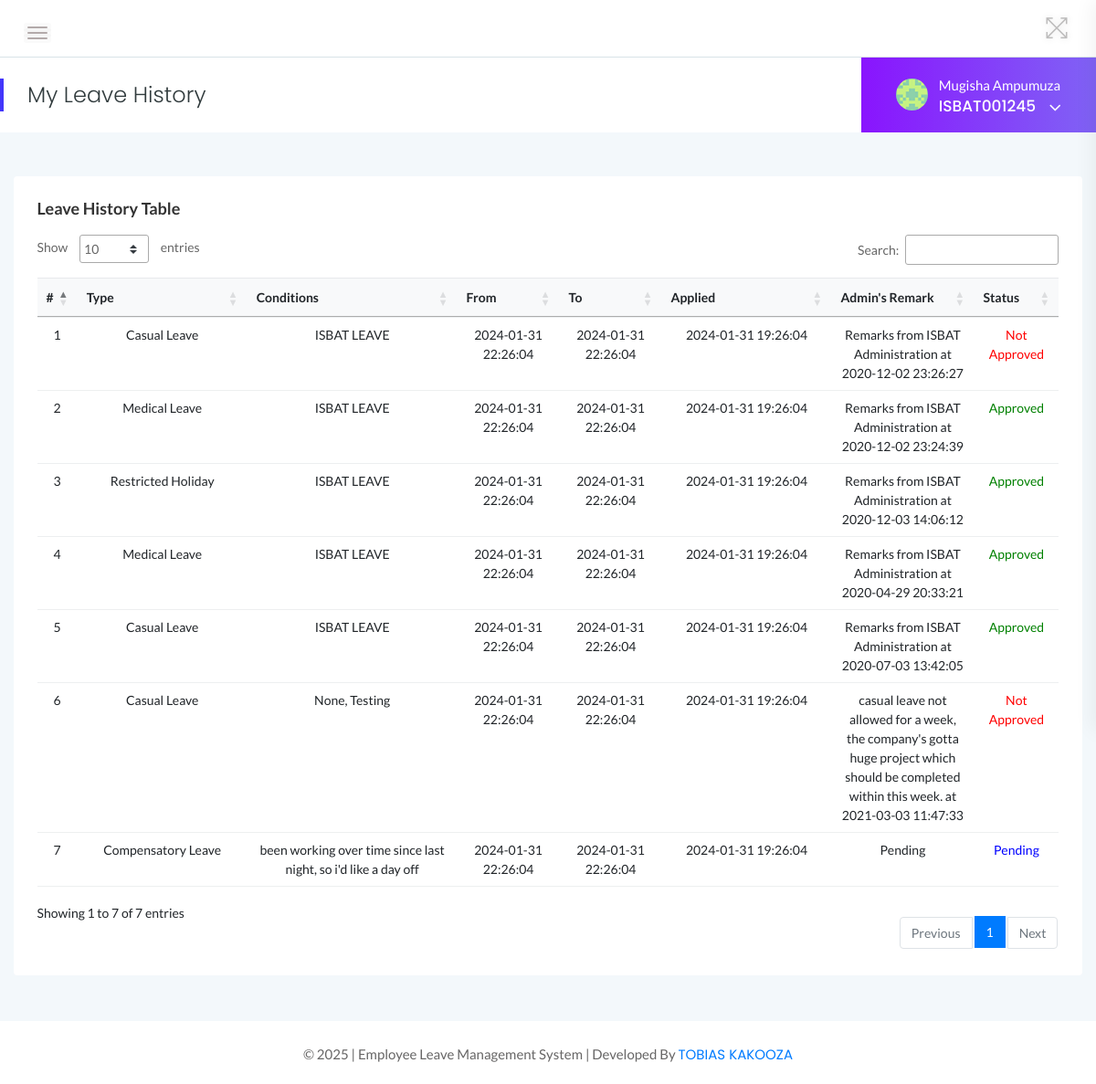
Screenshot of /employees/leave-history.php (signed in) with the database file from the repository.
### tables this page shows
CREATE TABLE `tblemployees` (
  `id` int(11) NOT NULL AUTO_INCREMENT,
  `EmpId` varchar(100) NOT NULL,
  `FirstName` varchar(150) NOT NULL,
  `LastName` varchar(150) NOT NULL,
  `EmailId` varchar(200) NOT NULL,
  `Password` varchar(180) NOT NULL,
  `Gender` varchar(100) NOT NULL,
  `Dob` varchar(100) NOT NULL,
  `Department` varchar(255) NOT NULL,
  `Address` varchar(255) NOT NULL,
  `City` varchar(200) NOT NULL,
  `Country` varchar(150) NOT NULL,
  `Phonenumber` char(11) NOT NULL,
  `Status` int(1) NOT NULL,
  `RegDate` timestamp NOT NULL DEFAULT current_timestamp(),
  PRIMARY KEY (`id`)
);

CREATE TABLE `tblleaves` (
  `id` int(11) NOT NULL AUTO_INCREMENT,
  `LeaveType` varchar(110) NOT NULL,
  `ToDate` varchar(120) NOT NULL,
  `FromDate` varchar(120) NOT NULL,
  `Description` mediumtext NOT NULL,
  `PostingDate` timestamp NOT NULL DEFAULT current_timestamp(),
  `AdminRemark` mediumtext DEFAULT NULL,
  `AdminRemarkDate` varchar(120) DEFAULT NULL,
  `Status` int(1) NOT NULL,
  `IsRead` int(1) NOT NULL,
  `empid` int(11) DEFAULT NULL,
  PRIMARY KEY (`id`),
  KEY `UserEmail` (`empid`)
);

### employees/leave-history.php (the view, shortened to what this page needs)
<?php
    include('includes/dbconn.php');
    if(strlen($_SESSION['emplogin'])==0){
    header('location:../index.php');
    }   else    {
 ?>
<!doctype html>
<html class="no-js" lang="en">
<head>
    <link rel="stylesheet" href="../assets/css/bootstrap.min.css">
    <link rel="stylesheet" href="../assets/css/font-awesome.min.css">
    <link rel="stylesheet" href="../assets/css/themify-icons.css">
    <link rel="stylesheet" href="../assets/css/metisMenu.css">
    <link rel="stylesheet" href="../assets/css/owl.carousel.min.css">
    <link rel="stylesheet" href="../assets/css/slicknav.min.css">
    <link rel="stylesheet" href="https://www.amcharts.com/lib/3/plugins/export/export.css" type="text/css" media="all" />
    <link rel="stylesheet" type="text/css" href="https://cdn.datatables.net/1.10.19/css/jquery.dataTables.css">
    <link rel="stylesheet" type="text/css" href="https://cdn.datatables.net/1.10.18/css/dataTables.bootstrap4.min.css">
    <link rel="stylesheet" type="text/css" href="https://cdn.datatables.net/responsive/2.2.3/css/responsive.bootstrap.min.css">
    <link rel="stylesheet" type="text/css" href="https://cdn.datatables.net/responsive/2.2.3/css/responsive.jqueryui.min.css">
    <link rel="stylesheet" href="../assets/css/typography.css">
    <link rel="stylesheet" href="../assets/css/default-css.css">
    <link rel="stylesheet" href="../assets/css/styles.css">
    <link rel="stylesheet" href="../assets/css/responsive.css">
</head>
<body>
    <div class="page-container">
        <div class="main-content">
            <div class="header-area">
                <div class="row align-items-center">
                    <div class="col-md-6 col-sm-8 clearfix">
                        <div class="nav-btn pull-left">
                            <span></span>
                            <span></span>
                            <span></span>
                        </div>
                    </div>
                    <div class="col-md-6 col-sm-4 clearfix">
                        <ul class="notification-area pull-right">
                            <li id="full-view"><i class="ti-fullscreen"></i></li>
                        </ul>
                    </div>
                </div>
            </div>
            <div class="page-title-area">
                <div class="row align-items-center">
                    <div class="col-sm-6">
                        <div class="breadcrumbs-area clearfix">
                            <h4 class="page-title pull-left">My Leave History</h4>
                        </div>
                    </div>
                    <div class="col-sm-6 clearfix">
                         <?php include '../includes/employee-profile-section.php'?>
                    </div>
                </div>
            </div>
            <div class="main-content-inner">
                <div class="row">
                    <div class="col-12 mt-5">
                        <div class="card">
                            <div class="card-body">
                                <h4 class="header-title">Leave History Table</h4>
                                <div class="data-tables">
                                    <table id="dataTable" class="table table-hover progress-table text-center">
                                        <thead class="bg-light text-capitalize">
                                            <tr>
                                                <th>#</th>
                                                <th width="150">Type</th>
                                                <th>Conditions</th>
                                                <th>From</th>
                                                <th>To</th>
                                                <th width="150">Applied</th>
                                                <th width="120">Admin's Remark</th>
                                                <th>Status</th>
                                            </tr>
                                        </thead>
                                        <tbody>
                                        <?php
                                        $eid=$_SESSION['eid'];
                                        $sql = "SELECT LeaveType,ToDate,FromDate,Description,PostingDate,AdminRemarkDate,AdminRemark,Status from tblleaves where empid=:eid";
                                        $query = $dbh -> prepare($sql);
                                        $query->bindParam(':eid',$eid,PDO::PARAM_STR);
                                        $query->execute();
                                        $results=$query->fetchAll(PDO::FETCH_OBJ);
                                        $cnt=1;
                                        if($query->rowCount() > 0){
                                        foreach($results as $result)
                                        {  ?>
                                            <tr>
                                            <td> <?php echo htmlentities($cnt);?></td>
                                            <td><?php echo htmlentities($result->LeaveType);?></td>
                                            <td><?php echo htmlentities($result->Description);?></td>
                                            <td><?php echo htmlentities($result->FromDate);?></td>
                                            <td><?php echo htmlentities($result->ToDate);?></td>
                                            <td><?php echo htmlentities($result->PostingDate);?></td>
                                            <td><?php if($result->AdminRemark=="")
                                            {
                                            echo htmlentities('Pending');
                                            } else {
                                            echo htmlentities(($result->AdminRemark)." "."at"." ".$result->AdminRemarkDate);
                                            }
                                            ?>
                                            </td>
                                            <td> <?php $stats=$result->Status;
                                                if($stats==1){
                                             ?>
                                                 <span style="color: green">Approved</span>
                                                 <?php } if($stats==2)  { ?>
                                                <span style="color: red">Not Approved</span>
                                                 <?php } if($stats==0)  { ?>
                                                <span style="color: blue">Pending</span>
                                                <?php } ?>
                                             </td>
                                        </tr>
                                         <?php $cnt++;} }?>
                                        </tbody>
                                    </table>
                                </div>
                            </div>
                        </div>
                    </div>
                </div>
            </div>
        </div>
        <?php include '../includes/footer.php' ?>
    </div>
</body>
</html>
<?php } ?>

### includes/employee-profile-section.php (shortened to what this page needs)
<div class="user-profile pull-right">
         <img class="avatar user-thumb" src="../assets/images/avatar.jpg" alt="avatar">
        <h4 class="user-name dropdown-toggle" data-toggle="dropdown"><?php include 'logged.php' ?> <i class="fa fa-angle-down"></i></h4>
</div>

### includes/logged.php (shortened to what this page needs)
<?php
    include '../includes/dbconn.php';
    $eid=$_SESSION['eid'];
    $sql = "SELECT FirstName,LastName,EmpId from  tblemployees where id=:eid";
    $query = $dbh -> prepare($sql);
    $query->bindParam(':eid',$eid,PDO::PARAM_STR);
    $query->execute();
    $results=$query->fetchAll(PDO::FETCH_OBJ);
    if($query->rowCount() > 0){
        foreach($results as $result)
    {    ?>
        <p style="color:white;"><?php echo htmlentities($result->FirstName." ".$result->LastName);?></p>
        <span><?php echo htmlentities($result->EmpId)?></span>
<?php }
    }
?>

### includes/footer.php
<footer>
        <div class="footer-area">
                <p>© <?php echo date("Y");?> | Employee Leave Management System | Developed By <a href="tobiaskakoza@gmail.com">TOBIAS KAKOOZA</a></p>
        </div>
</footer>

### assets/css/styles.css (style rules this page uses)
.page-container { width: 100%; height: 100%; min-height: 100vh; padding-left: 280px; -webkit-transition: padding-left 0.3s ease 0s; transition: padding-left 0.3s ease 0s; }
.sbar_collapsed.page-container { padding-left: 0; }
.card { border: none; border-radius: 4px; background-color: #fff; -webkit-transition: all 0.3s ease 0s; transition: all 0.3s ease 0s; }
.card-body { padding: 25.6px; padding: 1.6rem; }
.main-content { width: 100%; background: #f3f8fb; }
.main-content-inner { padding: 0 30px 50px; }
.header-area { padding: 15px 30px; background: #fff; border-bottom: 1px solid #d8e3e7; }
.nav-btn { margin: 10px 30px 0 0; cursor: pointer; }
.nav-btn span { display: block; width: 22px; height: 2px; background: #b3aaaa; margin: 4px 0; border-radius: 15px; -webkit-transition: all 0.3s ease 0s; transition: all 0.3s ease 0s; box-shadow: 0 0 0 4px rgba(99, 96, 96, 0.03); }
.nav-btn span:nth-child(2) { opacity: 0; }
.nav-btn span:first-child { -webkit-transform: rotate(45deg) translate(5px, 5px); transform: rotate(45deg) translate(5px, 5px); }
.nav-btn span:last-child { -webkit-transform: rotate(-45deg) translate(3px, -3px); transform: rotate(-45deg) translate(3px, -3px); }
.sbar_collapsed .nav-btn span { transform: none; opacity: 1; }
.notification-area { -webkit-user-select: none; -moz-user-select: none; -ms-user-select: none; user-select: none; position: relative; z-index: 1; }
.notification-area li { display: inline-block; margin-left: 20px; cursor: pointer; -webkit-user-select: none; -moz-user-select: none; -ms-user-select: none; user-select: none; }
.notification-area li > i { font-size: 26px; color: #bdbcbc; vertical-align: middle; text-shadow: 0 0 8px rgba(0, 0, 0, 0.12); -webkit-transition: color 0.3s ease 0s; transition: color 0.3s ease 0s; }
.notification-area li#full-view { display: inline-block; }
.page-title-area { padding: 0 30px; background: #fff; position: relative; }
.page-title-area:before { content: ""; position: absolute; left: 0; top: 50%; width: 4px; height: 36px; background: var(--primary-color); -webkit-transform: translateY(-50%); transform: translateY(-50%); }
.page-title { font-size: 24px; font-weight: 300; color: #313b3d; letter-spacing: 0; margin-right: 30px; }
.user-profile { margin-right: -30px; display: -webkit-box; display: -ms-flexbox; display: flex; -webkit-box-align: center; -ms-flex-align: center; align-items: center; -ms-flex-wrap: wrap; flex-wrap: wrap; background: -webkit-linear-gradient(left, #8914fe 0%, #8063f5 100%); background: linear-gradient(to right, #8914fe 0%, #8063f5 100%); padding: 17px 38px; position: relative; }
.user-profile img.avatar { height: 35px; width: 35px; border-radius: 50%; margin-right: 12px; }
.user-name { font-size: 17px; font-weight: 500; color: #fff; letter-spacing: 0; cursor: pointer; -webkit-user-select: none; -moz-user-select: none; -ms-user-select: none; user-select: none; }
.user-name i { margin-left: 10px; font-size: 21px; vertical-align: middle; position: relative; }
.notification-area .dropdown-toggle, .user-name.dropdown-toggle { position: relative; }
.notification-area .dropdown-toggle:after, .user-name.dropdown-toggle:after { display: none; }
.header-title { font-family: "Lato", sans-serif; font-size: 18px; font-weight: 600; letter-spacing: 0; color: #333; text-transform: capitalize; margin-bottom: 17px; }
.footer-area { text-align: center; padding: 23px 0 19px; background: #fff; }
.footer-area p { color: #676666; margin-bottom: 0; }
table tr th { border-bottom: none; }
table tr th, table tr td { border-top: 1px solid rgba(120, 130, 140, 0.13) !important; }
table.dataTable.no-footer { border-bottom: 1px solid rgba(120, 130, 140, 0.13) !important; }
table.dataTable thead th, table.dataTable thead td { border-bottom-color: transparent; }

### rows the page displays
tblemployees: FirstName+LastName "Mugisha Ampumuza", EmpId "ISBAT001245"
tblleaves: LeaveType "Casual Leave", Description "ISBAT LEAVE", FromDate "2024-01-31 22:26:04", ToDate "2024-01-31 22:26:04", PostingDate "2024-01-31 19:26:04", AdminRemark+AdminRemarkDate "Remarks from ISBAT Administration at 2020-12-02 23:26:27", Status "Not Approved"
tblleaves: LeaveType "Medical Leave", Description "ISBAT LEAVE", FromDate "2024-01-31 22:26:04", ToDate "2024-01-31 22:26:04", PostingDate "2024-01-31 19:26:04", AdminRemark+AdminRemarkDate "Remarks from ISBAT Administration at 2020-12-02 23:24:39", Status "Approved"
tblleaves: LeaveType "Restricted Holiday", Description "ISBAT LEAVE", FromDate "2024-01-31 22:26:04", ToDate "2024-01-31 22:26:04", PostingDate "2024-01-31 19:26:04", AdminRemark+AdminRemarkDate "Remarks from ISBAT Administration at 2020-12-03 14:06:12", Status "Approved"
tblleaves: LeaveType "Medical Leave", Description "ISBAT LEAVE", FromDate "2024-01-31 22:26:04", ToDate "2024-01-31 22:26:04", PostingDate "2024-01-31 19:26:04", AdminRemark+AdminRemarkDate "Remarks from ISBAT Administration at 2020-04-29 20:33:21", Status "Approved"
tblleaves: LeaveType "Casual Leave", Description "ISBAT LEAVE", FromDate "2024-01-31 22:26:04", ToDate "2024-01-31 22:26:04", PostingDate "2024-01-31 19:26:04", AdminRemark+AdminRemarkDate "Remarks from ISBAT Administration at 2020-07-03 13:42:05", Status "Approved"
tblleaves: LeaveType "Casual Leave", Description "None, Testing", FromDate "2024-01-31 22:26:04", ToDate "2024-01-31 22:26:04", PostingDate "2024-01-31 19:26:04", AdminRemark+AdminRemarkDate "casual leave not allowed for a week, the company's gotta huge project which should be completed within this week. at 2021-03-03 11:47:33", Status "Not Approved"
tblleaves: LeaveType "Compensatory Leave", Description "been working over time since last night, so i'd like a day off", FromDate "2024-01-31 22:26:04", ToDate "2024-01-31 22:26:04", PostingDate "2024-01-31 19:26:04", Status "Pending"
